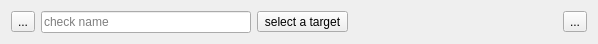
<?xml version="1.0" encoding="UTF-8"?>
<ui version="4.0">
 <class>Form</class>
 <widget class="QWidget" name="Form">
  <property name="geometry">
   <rect>
    <x>0</x>
    <y>0</y>
    <width>598</width>
    <height>43</height>
   </rect>
  </property>
  <property name="windowTitle">
   <string>Form</string>
  </property>
  <layout class="QHBoxLayout" name="horizontalLayout">
   <item>
    <widget class="QToolButton" name="child_button">
     <property name="text">
      <string>...</string>
     </property>
    </widget>
   </item>
   <item>
    <widget class="QLineEdit" name="name_edit">
     <property name="sizePolicy">
      <sizepolicy hsizetype="Expanding" vsizetype="Fixed">
       <horstretch>0</horstretch>
       <verstretch>0</verstretch>
      </sizepolicy>
     </property>
     <property name="placeholderText">
      <string>check name</string>
     </property>
    </widget>
   </item>
   <item>
    <widget class="QToolButton" name="target_button">
     <property name="text">
      <string>select a target</string>
     </property>
     <property name="popupMode">
      <enum>QToolButton::InstantPopup</enum>
     </property>
     <property name="toolButtonStyle">
      <enum>Qt::ToolButtonTextOnly</enum>
     </property>
     <property name="arrowType">
      <enum>Qt::DownArrow</enum>
     </property>
    </widget>
   </item>
   <item>
    <spacer name="horizontalSpacer">
     <property name="orientation">
      <enum>Qt::Horizontal</enum>
     </property>
     <property name="sizeHint" stdset="0">
      <size>
       <width>40</width>
       <height>20</height>
      </size>
     </property>
    </spacer>
   </item>
   <item>
    <widget class="QToolButton" name="delete_button">
     <property name="text">
      <string>...</string>
     </property>
    </widget>
   </item>
  </layout>
 </widget>
 <resources/>
 <connections/>
</ui>
